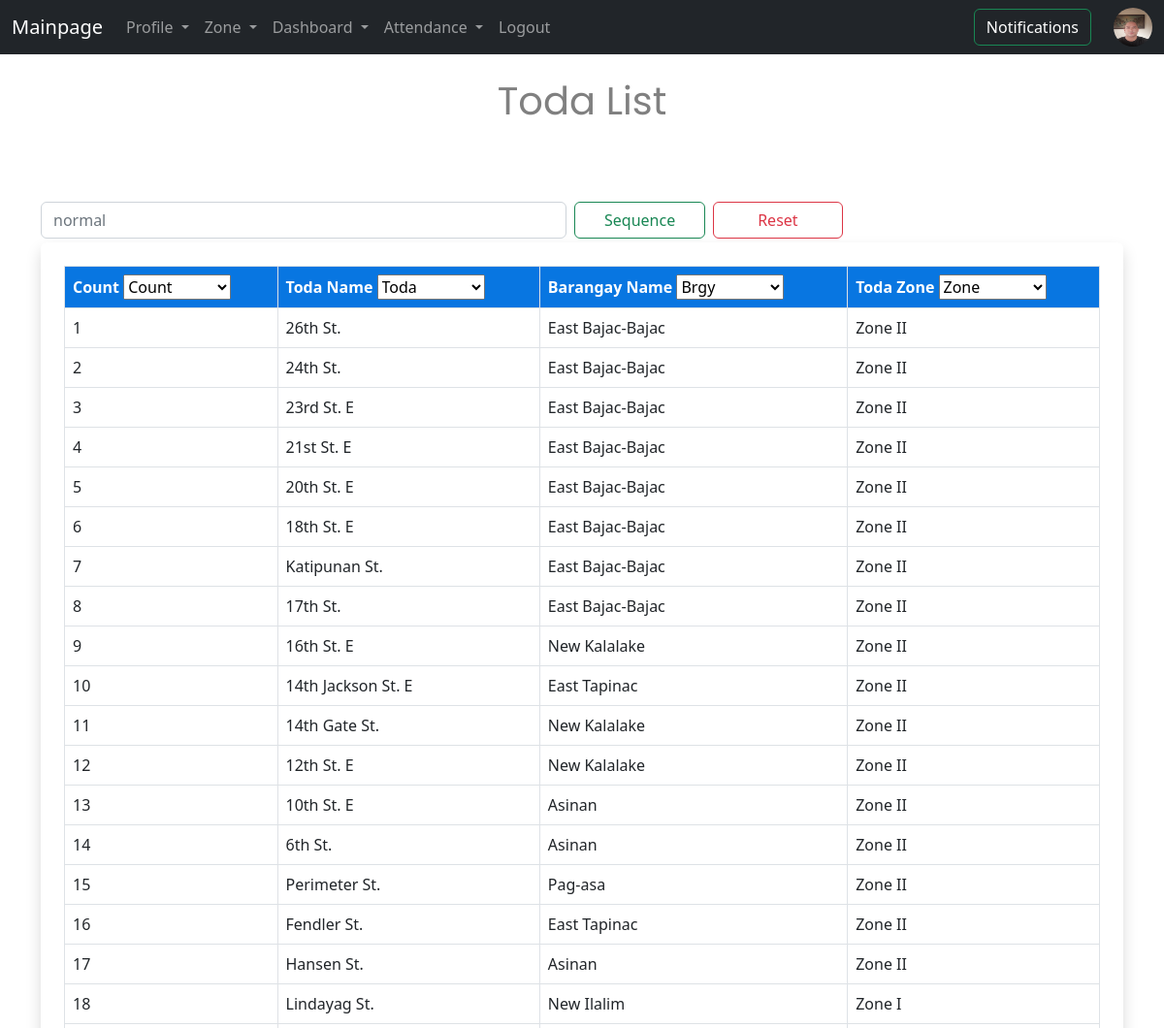
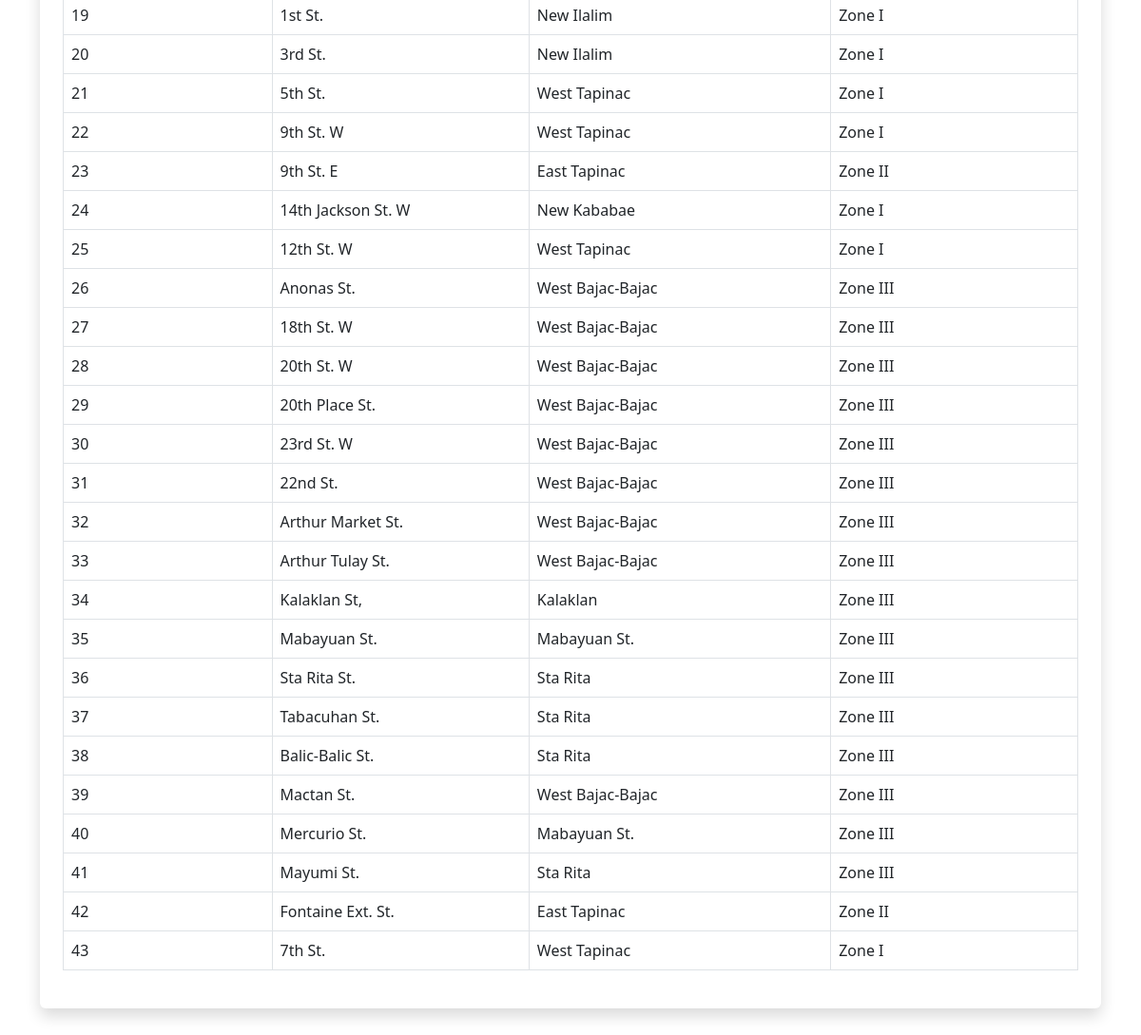
/todanames/normal (signed in), run on the app's committed database (2 pictures, top to bottom).
### record/models.py (models this page shows, shortened)
class Profile(models.Model):
    user = models.OneToOneField(User, on_delete=models.CASCADE ,default=1)
    todaname = models.ForeignKey(Todaname, on_delete=models.CASCADE, default=1)
    zone = models.ForeignKey(Zone, on_delete=models.CASCADE ,default=1)
    first_name = models.CharField(max_length=50)
    last_name = models.CharField(max_length=50)
    phone = models.CharField(max_length=20)
    email = models.EmailField(max_length=100)
    bodynum = models.CharField(max_length=20 ,blank=True, null=True)
    license_id = models.CharField(max_length=20, blank=True, null=True)
    license_expired = models.DateField(blank=True, null=True)
    image = models.ImageField(upload_to='uploads/pictures/' )

class Todaname(models.Model):
    name_toda = models.CharField(max_length=50 ,blank=True, null=True)
    brgy_name = models.CharField(max_length=100 ,blank=True, null=True)
    todazone = models.ForeignKey(Zone, on_delete=models.CASCADE ,default=1)

class Zone(models.Model):
    name_zone = models.CharField(max_length=50)
    def __str__(self):
        return self.name_zone

### record/views.py (the view, shortened to what this page needs)
# urls.py: path('todanames/<sequence>',views.todanames, name='todanames'),
def todanames(request, sequence):
    global sequence_order
    entry = 'False'
    get_count = request.POST.get('order_count')
    get_toda = request.POST.get('order_toda')
    get_brgy = request.POST.get('order_brgy')
    get_zone = request.POST.get('order_zone')
    get_reset = request.POST.get('reset_name')
    all_files = [get_count ,get_toda ,get_zone ,get_reset]
    if sequence == 'normal' or sequence == 'random':
        sequence_order = []
    if len(sequence_order) == 0:
        sequence_order = []
        if sequence == 'normal':
            names = Todaname.objects.all()
            seq_orders = 'normal'
        elif sequence == 'random':
            names = Todaname.objects.all().order_by('?')
            seq_orders = 'random'
    elif len(sequence_order) == 1:
        names = Todaname.objects.all().order_by(sequence_order[0])
        seq_orders = " ,".join(sequence_order)
    elif len(sequence_order) == 2:
        names = Todaname.objects.all().order_by(sequence_order[0] ,sequence_order[1])
        seq_orders = " ,".join(sequence_order)
    elif len(sequence_order) == 3:
        names = Todaname.objects.all().order_by(sequence_order[0] ,sequence_order[1], sequence_order[2])
        seq_orders = " ,".join(sequence_order)
    elif len(sequence_order) == 4:
        names = Todaname.objects.all().order_by(sequence_order[0],sequence_order[1],sequence_order[2],sequence_order[3])
        seq_orders = " ,".join(sequence_order)
    if request.method == 'POST':
        if seq_orders == 'normal' or seq_orders == 'random':
            pass
        else:
            if get_count in ['descend count']:
                if 'id' in sequence_order:
                    for x in range (0,len(sequence_order)):
                        if sequence_order[x] == 'id':
                            sequence_order[x] = '-id'
                            sequence = '-id'
                entry = 'True'
            elif get_count in ['ascend count']:
                if '-id' in sequence_order:
                    for x in range (0,len(sequence_order)):
                        if sequence_order[x] == '-id':
                            sequence_order[x] = 'id'
                            sequence = 'id'
                entry = 'True'
            if get_brgy in ['descend brgy']:
                if 'brgy_name' in sequence_order:
                    for x in range(0, len(sequence_order)):
                        if sequence_order[x] == 'brgy_name':
                            sequence_order[x] = '-brgy_name'
                entry = 'True'
            elif get_brgy in ['ascend brgy']:
                if '-brgy_name' in sequence_order:
                    for x in range(0, len(sequence_order)):
                        if sequence_order[x] == '-brgy_name':
                            sequence_order[x] = 'brgy_name'
                entry = 'True'
            if get_toda in ['descend toda']:
                if 'name_toda' in sequence_order:
                    for x in range(0, len(sequence_order)):
                        if sequence_order[x] == 'name_toda':
                            sequence_order[x] = '-name_toda'
                entry = 'True'
            elif get_toda in ['ascend toda']:
                if '-name_toda' in sequence_order:
                    for x in range(0, len(sequence_order)):
                        if sequence_order[x] == '-name_toda':
                            sequence_order[x] = 'name_toda'
                entry = 'True'
            if get_zone in ['descend zone']:
                if 'todazone' in sequence_order:
                    for x in range(0, len(sequence_order)):
                        if sequence_order[x] == 'todazone':
                            sequence_order[x] = '-todazone'
                entry = 'True'
            elif get_zone in ['ascend zone']:
                if '-todazone' in sequence_order:
                    for x in range(0, len(sequence_order)):
                        if sequence_order[x] == '-todazone':
                            sequence_order[x] = 'todazone'
                entry = 'True'
            if entry == 'True':
                get_values = seq(sequence_order)
                names = get_values[0]
                seq_orders = get_values[1]
        if get_reset == 'reset':
            seq_orders = 'random'
            return redirect('todanames' ,sequence='random')
        return render(request, "todanames.html", {'names':names , 'seq_orders':seq_orders})
    else:
        return render(request, "todanames.html", {'names':names, 'seq_orders':seq_orders})

### record/views.py (called while the page is built)
def files(request):
    noti_count = Notifies.objects.filter(is_seen=True).count()
    if str(request.user) == 'AnonymousUser':
        img_name = None
    else:
        img_name = Profile.objects.get(user=str(request.user.id))
    return {'noti_count': noti_count ,'img_name':img_name}

### record/templates/todanames.html (shortened to what this page needs)
{% extends 'base.html' %}
{% block content %}
<center>
<h1>Toda List</h1>
</center><br/><br/><br/>
<form class="" method="POST">
 <div class="row g-2 mb-1">
          <div class="col-auto" >
                <input class="form-control me-2 "  type="search" placeholder="{{seq_orders}}"  size="50" aria-label="Search">
            </div>
         <div class="col-auto">
                <button class="btn btn-outline-success  but-size" type="submit"  >Sequence</button>
         </div>
        <div class="col-auto">
            <button class="btn btn-outline-danger but-size1" name="reset_name"  value="reset" type="submit">Reset</button  >
        </div>
      </div>
    <div class="shadow p-4 mb-5 bg-body rounded">
<table class="table table-bordered table-hover ">
  <thead class="table_bgs ">
    <tr>
      <th scope="col" ><a href="{%url 'todanames' 'id'%}" > Count</a>
           <select name="order_count" id="count">
               <option selected disabled="true ">Count</option>
            </select>
      </th>
      <th scope="col" ><a href="{%url 'todanames' 'name_toda'%}" > Toda Name</a>
           <select name="order_toda" id="toda">
               <option selected disabled="true ">Toda</option>
            </select>
      </th>
    <th scope="col"> <a href="{%url 'todanames' 'brgy_name' %}" > Barangay Name</a>
        <select name="order_brgy" id="brgy">
           <option selected disabled="true ">Brgy</option>
        </select>
    </th>
    <th scope="col"> <a href="{%url 'todanames' 'todazone' %}" > Toda Zone</a>
        <select name="order_zone" id="zone">
           <option selected disabled="true ">Zone</option>
        </select>
    </th>
    </tr>
  </thead>
 {% for name in names %}
    <tbody>
      <tr>
        <td > {{name.id}} </td>
        <td  >{{name.name_toda}} </td>
        <td>{{name.brgy_name}}</td>
        <td>{{name.todazone}}</td>
      </tr>
    </tbody>
{% endfor %}
</table>
    </div>
</form>
{% endblock %}

### record/templates/navbar.html (shortened to what this page needs)
<nav class="navbar navbar-expand-lg navbar-dark bg-dark">
  <div class="container-fluid">
    <a class="navbar-brand" href="{% url 'home' %}">Mainpage</a>
    <div class="collapse navbar-collapse" id="navbarSupportedContent">
      <ul class="navbar-nav me-auto mb-2 mb-lg-0">
        <li class="nav-item dropdown">
          <a class="nav-link dropdown-toggle" href="#" id="navbarDropdown" role="button" data-bs-toggle="dropdown" aria-expanded="false">
            Profile
          </a>
        </li>
        <li class="nav-item dropdown">
          <a class="nav-link dropdown-toggle" href="#" id="navbarDropdown" role="button" data-bs-toggle="dropdown" aria-expanded="false">
            Zone
          </a>
        </li>
        <li class="nav-item dropdown">
          <a class="nav-link dropdown-toggle" href="#" id="navbarDropdown" role="button" data-bs-toggle="dropdown" aria-expanded="false">
            Dashboard
          </a>
        </li>
        <li class="nav-item dropdown">
          <a class="nav-link dropdown-toggle" href="#" id="navbarDropdown" role="button" data-bs-toggle="dropdown" aria-expanded="false">
            Attendance
          </a>
        </li>
      {% if user.is_authenticated %}
       <li class="nav-item"><a class="nav-link" href="{% url 'logout_user'%}">Logout</a></li>
      {% else %}
       <li class="nav-item"><a class="nav-link" href="{% url 'login_user' %}">Login</a></li>
       <li class="nav-item"><a class="nav-link" href="{% url 'register' %}">Register</a></li>
      {% endif %}
      </ul>
        <form class="" method="POST">
        <a href="{% url 'notifications' %}" class="btn btn-outline-success text-white" tabindex="-1" role="button" aria-disabled="true">
          Notifications
      {% if noti_count%}
                  <span class="badge bg-danger text-white ms-1 rounded-pill" id="overtimes">
                    {{noti_count}}
                  </span> </a>
      {%else%}
        </a>
      {% endif %}
           </form>
    {% if img_name %}
        <li class="nav-item">
      <img src= "{{img_name.image.url}}" class="rounded-circle " style="width:40px;height:40px; " alt="...">
    </li>
    {% endif %}
    </div>
  </div>
</nav>

### record/templates/todanames.html (style rules this page uses)
h1 { position: relative; color: gray; font-family: "Poppins", serif; font-weight: 400; font-style: normal; }
.but-size { padding: 6px 30px; }
.but-size1 { padding: 6px 45px; }
.table_bgs { color: white; background-color: #0876e1; border-radius: 10px; }
a { color: white; background-color: transparent; text-decoration: none; }

### data on the page
Profile: image (picture)
Todaname: id "1", name_toda "26th St.", brgy_name "East Bajac-Bajac", todazone "Zone II"
Todaname: id "2", name_toda "24th St.", brgy_name "East Bajac-Bajac", todazone "Zone II"
Todaname: id "3", name_toda "23rd St. E", brgy_name "East Bajac-Bajac", todazone "Zone II"
Todaname: id "4", name_toda "21st St. E", brgy_name "East Bajac-Bajac", todazone "Zone II"
Todaname: id "5", name_toda "20th St. E", brgy_name "East Bajac-Bajac", todazone "Zone II"
Todaname: id "6", name_toda "18th St. E", brgy_name "East Bajac-Bajac", todazone "Zone II"
Todaname: id "7", name_toda "Katipunan St.", brgy_name "East Bajac-Bajac", todazone "Zone II"
Todaname: id "8", name_toda "17th St.", brgy_name "East Bajac-Bajac", todazone "Zone II"
Todaname: id "9", name_toda "16th St. E", brgy_name "New Kalalake", todazone "Zone II"
Todaname: id "10", name_toda "14th Jackson St. E", brgy_name "East Tapinac", todazone "Zone II"
Todaname: id "11", name_toda "14th Gate St.", brgy_name "New Kalalake", todazone "Zone II"
Todaname: id "12", name_toda "12th St. E", brgy_name "New Kalalake", todazone "Zone II"
Todaname: id "13", name_toda "10th St. E", brgy_name "Asinan", todazone "Zone II"
Todaname: id "14", name_toda "6th St.", brgy_name "Asinan", todazone "Zone II"
Todaname: id "15", name_toda "Perimeter St.", brgy_name "Pag-asa", todazone "Zone II"
Todaname: id "16", name_toda "Fendler St.", brgy_name "East Tapinac", todazone "Zone II"
Todaname: id "17", name_toda "Hansen St.", brgy_name "Asinan", todazone "Zone II"
Todaname: id "18", name_toda "Lindayag St.", brgy_name "New Ilalim", todazone "Zone I"
Todaname: id "19", name_toda "1st St.", brgy_name "New Ilalim", todazone "Zone I"
Todaname: id "20", name_toda "3rd St.", brgy_name "New Ilalim", todazone "Zone I"
Todaname: id "21", name_toda "5th St.", brgy_name "West Tapinac", todazone "Zone I"
Todaname: id "22", name_toda "9th St. W", brgy_name "West Tapinac", todazone "Zone I"
Todaname: id "23", name_toda "9th St. E", brgy_name "East Tapinac", todazone "Zone II"
Todaname: id "24", name_toda "14th Jackson St. W", brgy_name "New Kababae", todazone "Zone I"
Todaname: id "25", name_toda "12th St. W", brgy_name "West Tapinac", todazone "Zone I"
Todaname: id "26", name_toda "Anonas St.", brgy_name "West Bajac-Bajac", todazone "Zone III"
Todaname: id "27", name_toda "18th St. W", brgy_name "West Bajac-Bajac", todazone "Zone III"
Todaname: id "28", name_toda "20th St. W", brgy_name "West Bajac-Bajac", todazone "Zone III"
Todaname: id "29", name_toda "20th Place St.", brgy_name "West Bajac-Bajac", todazone "Zone III"
Todaname: id "30", name_toda "23rd St. W", brgy_name "West Bajac-Bajac", todazone "Zone III"
Todaname: id "31", name_toda "22nd St.", brgy_name "West Bajac-Bajac", todazone "Zone III"
Todaname: id "32", name_toda "Arthur Market St.", brgy_name "West Bajac-Bajac", todazone "Zone III"
Todaname: id "33", name_toda "Arthur Tulay St.", brgy_name "West Bajac-Bajac", todazone "Zone III"
Todaname: id "34", name_toda "Kalaklan St,", brgy_name "Kalaklan", todazone "Zone III"
Todaname: id "35", name_toda "Mabayuan St.", brgy_name "Mabayuan St.", todazone "Zone III"
Todaname: id "36", name_toda "Sta Rita St.", brgy_name "Sta Rita", todazone "Zone III"
Todaname: id "37", name_toda "Tabacuhan St.", brgy_name "Sta Rita", todazone "Zone III"
Todaname: id "38", name_toda "Balic-Balic St.", brgy_name "Sta Rita", todazone "Zone III"
Todaname: id "39", name_toda "Mactan St.", brgy_name "West Bajac-Bajac", todazone "Zone III"
Todaname: id "40", name_toda "Mercurio St.", brgy_name "Mabayuan St.", todazone "Zone III"
Todaname: id "41", name_toda "Mayumi St.", brgy_name "Sta Rita", todazone "Zone III"
Todaname: id "42", name_toda "Fontaine Ext. St.", brgy_name "East Tapinac", todazone "Zone II"
Todaname: id "43", name_toda "7th St.", brgy_name "West Tapinac", todazone "Zone I"
